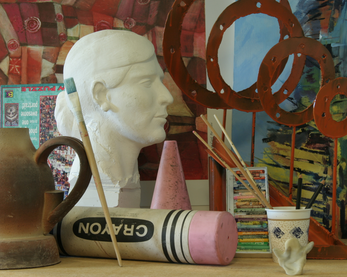
#> input picture question C/im0.png, 347 x 277 px
$ jupyter execute --allow-errors Untitled1.ipynb
#> lines starting #> are read from the running program, lines starting #| are printed output that depends on the picture
[cell 1]
import cv2
import numpy as np
import matplotlib.pyplot as plt

[cell 2]
import imutils

[cell 3]
left=cv2.imread('im0.png',0)
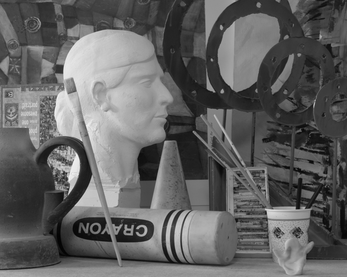
#> left: shape (277, 347); min 2, max 245, mean 97.4
right=cv2.imread('im1.png',0)
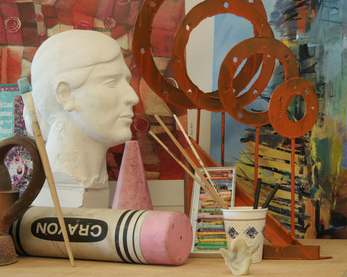
#> input picture question C/im1.png, 347 x 277 px
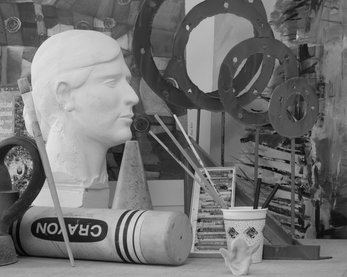
#> right: shape (277, 347); min 4, max 232, mean 114.4
gnd_truth=cv2.imread("mask0nocc.png",0)
#stereo = cv2.StereoBM(cv2.STEREO_BM_BASIC_PRESET,ndisparities=16, SADWindowSize=15)
stereo=cv2.StereoBM_create(numDisparities=64, blockSize=7)
disparity = stereo.compute(left,right)
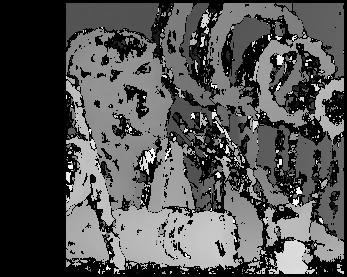
#> disparity: shape (277, 347) int16; min -16, max 1008, mean 309.6; drawn with min black and max white
plt.imshow(disparity,'gray')
plt.savefig('foo.png')
disp=cv2.imread('foo.png',0)
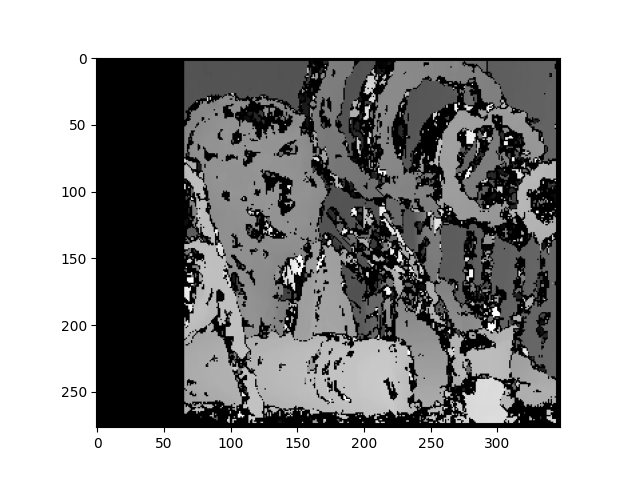
#> disp: shape (480, 640); min 0, max 255, mean 156.6
plt.show()

#> (a cell that did not finish here is left out)

[cell 5]
img1 = imutils.resize(left)
img2=imutils.resize(right)
#> (the rest of this cell did not finish here and is left out)

[cell 6]
#sum of absolute difference
d=0
p=0
#> (the rest of this cell did not finish here and is left out)

[cell 7]
#sum of absolute diffrence
d=0
p=0
#> (the rest of this cell did not finish here and is left out)

[cell 8]
#sum of absolute diffrence
d=0
p=0
#> (the rest of this cell did not finish here and is left out)

[cell 9]
#
def getAverage(img, u, v, n):
    """img as a square matrix of numbers"""
#> called with u = 1, v = 1, n = 1
    s = 0
    for i in range(-n, n+1):
        for j in range(-n, n+1):
            s += img[u+i][v+j]
#> after the loop, s = 665
    return float(s)/(2*n+1)**2

def getStandardDeviation(img, u, v, n):
    s = 0
    avg = getAverage(img, u, v, n)
#> avg = 73.89
    for i in range(-n, n+1):
        for j in range(-n, n+1):
            s += (img[u+i][v+j] - avg)**2
#> after the loop, s = 480.9
    return (s**0.5)/(2*n+1)

def zncc(img1, img2, u1, v1, u2, v2, n):
    stdDeviation1 = getStandardDeviation(img1, u1, v1, n)
#> stdDeviation1 = 7.31
    stdDeviation2 = getStandardDeviation(img2, u2, v2, n)
#> stdDeviation2 = 2.5
    avg1 = getAverage(img1, u1, v1, n)
#> avg1 = 73.89
    avg2 = getAverage(img2, u2, v2, n)
#> avg2 = 77.44

    s = 0
    for i in range(-n, n+1):
        for j in range(-n, n+1):
            s += (img1[u1+i][v1+j] - avg1)*(img2[u2+i][v2+j] - avg2)
#> after the loop, s = 143.4
    return float(s)/((2*n+1)**2 * stdDeviation1 * stdDeviation2)

[cell 10]
zncc(img1,img2,1,1,1,1,1)
#> Out = 0.872

[cell 11]
#route mean square
#w=5
p=0
for i in range(img1.shape[0]):
    s=((img2[1]-img1[1])**2+(img2[0]-img1[0])**2)**(1/2)
    p+=sum(s)
#> this loop made 277 passes
#> p on passes 1 to 3: 3607.7, 7215.3, 10823
#> after the loop, p = 999322.3

[cell 12]
p
#> Out = 999322.3

[cell 13]
#route mean square
#w=7
p=0
for i in range(img1.shape[0]):
    s=((img2[1]-img1[1])**2+(img2[0]-img1[0])**2)**(1/2)
    p+=sum(s)
#> after the loop, p = 999322.3
